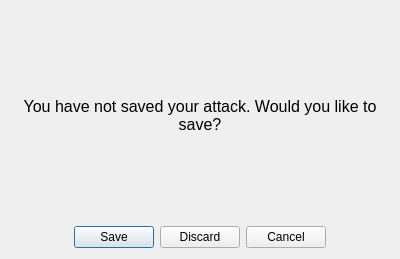
<?xml version="1.0" encoding="UTF-8"?>
<ui version="4.0">
 <class>Dialog</class>
 <widget class="QDialog" name="Dialog">
  <property name="geometry">
   <rect>
    <x>0</x>
    <y>0</y>
    <width>400</width>
    <height>259</height>
   </rect>
  </property>
  <property name="windowTitle">
   <string>Dialog</string>
  </property>
  <layout class="QVBoxLayout" name="verticalLayout">
   <item>
    <widget class="QLabel" name="label">
     <property name="font">
      <font>
       <pointsize>12</pointsize>
      </font>
     </property>
     <property name="layoutDirection">
      <enum>Qt::LeftToRight</enum>
     </property>
     <property name="text">
      <string>You have not saved your attack. Would you like to save?</string>
     </property>
     <property name="alignment">
      <set>Qt::AlignCenter</set>
     </property>
     <property name="wordWrap">
      <bool>true</bool>
     </property>
    </widget>
   </item>
   <item>
    <widget class="QDialogButtonBox" name="buttonBox">
     <property name="sizePolicy">
      <sizepolicy hsizetype="Expanding" vsizetype="Fixed">
       <horstretch>0</horstretch>
       <verstretch>0</verstretch>
      </sizepolicy>
     </property>
     <property name="orientation">
      <enum>Qt::Horizontal</enum>
     </property>
     <property name="standardButtons">
      <set>QDialogButtonBox::Cancel|QDialogButtonBox::Discard|QDialogButtonBox::Save</set>
     </property>
     <property name="centerButtons">
      <bool>true</bool>
     </property>
    </widget>
   </item>
  </layout>
 </widget>
 <resources/>
 <connections>
  <connection>
   <sender>buttonBox</sender>
   <signal>accepted()</signal>
   <receiver>Dialog</receiver>
   <slot>accept()</slot>
   <hints>
    <hint type="sourcelabel">
     <x>227</x>
     <y>243</y>
    </hint>
    <hint type="destinationlabel">
     <x>157</x>
     <y>166</y>
    </hint>
   </hints>
  </connection>
  <connection>
   <sender>buttonBox</sender>
   <signal>rejected()</signal>
   <receiver>Dialog</receiver>
   <slot>reject()</slot>
   <hints>
    <hint type="sourcelabel">
     <x>295</x>
     <y>243</y>
    </hint>
    <hint type="destinationlabel">
     <x>286</x>
     <y>166</y>
    </hint>
   </hints>
  </connection>
 </connections>
</ui>
